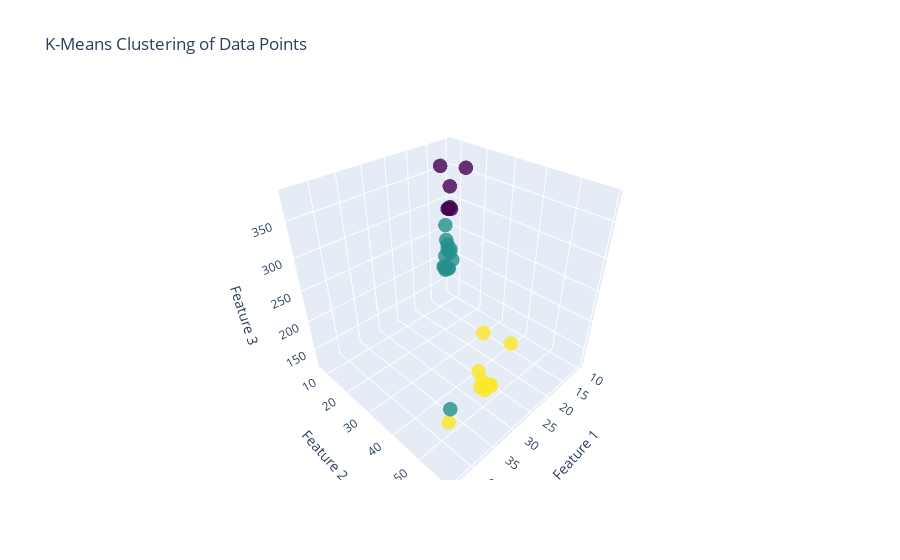

Notebook source saved alongside this figure:
### Code cell
def main():
    directory_aggressive = '/Users/pinto/Desktop/Arbeit/emotional/Aggressive'
    aggressive_time = []
    aggressive_speed_out_list = []
    aggressive_speed_cross_list = []

    for filename in os.scandir(directory_aggressive):
        df = pd.read_csv(filename.path)
        aggressive_time.append(time(df))

        average_speed_out = sum_speed(df)
        average_speed_out1 = average_speed_out[0] / average_speed_out[1]
        aggressive_speed_out_list.append(math.ceil(average_speed_out1))
        
        average_speed_cross = sum_speed_cross(df)
        average_speed_cross1 = average_speed_cross[0] / average_speed_cross[1]
        aggressive_speed_cross_list.append(math.ceil(average_speed_cross1))


    
    result_aggressive_time = find_max_min_median(aggressive_time)
    result_aggressive_out = find_max_min_median(aggressive_speed_out_list)
    result_aggressive_cross = find_max_min_median(aggressive_speed_cross_list)
    # print("aggressive_time = ", result_aggressive_time)
    # print("aggressive_out = ", result_aggressive_out)
    # print("aggressive_cross = ", result_aggressive_cross)
    # print(aggressive_speed_cross_list)
    # print(aggressive_speed_out_list)
    # print(aggressive_time)

    
    print()

    directory_cautious= '/Users/pinto/Desktop/Arbeit/emotional/Cautious'
    cautious_time = []
    cautious_speed_out_list = []
    cautious_speed_cross_list = []
    for filename in os.scandir(directory_cautious):
        df = pd.read_csv(filename.path)
        cautious_time.append(time(df))

        average_speed_out = sum_speed(df)
        average_speed_out1 = average_speed_out[0] / average_speed_out[1]
        cautious_speed_out_list.append(math.ceil(average_speed_out1))

        average_speed_cross = sum_speed_cross(df)
        average_speed_cross1 = average_speed_cross[0] / average_speed_cross[1]
        cautious_speed_cross_list.append(math.ceil(average_speed_cross1))

    result_cautious_time = find_max_min_median(cautious_time)
    result_cautious_out = find_max_min_median(cautious_speed_out_list)
    result_cautious_cross = find_max_min_median(cautious_speed_cross_list)
    # print("cautious_time", result_cautious_time)
    # print("cautious_out", result_cautious_out)
    # print("cautious_cross = ", result_cautious_cross)

    # print(cautious_speed_cross_list)
    # print(cautious_speed_out_list)
    # print(cautious_time)
    print()

    directory_calmly= '/Users/pinto/Desktop/Arbeit/emotional/Calmly'
    calmly_time = []
    calmly_speed_out_list = []
    calmly_speed_cross_list = []
    for filename in os.scandir(directory_calmly):
        df = pd.read_csv(filename.path)
        calmly_time.append(time(df))

        average_speed_out = sum_speed(df)
        average_speed_out1 = average_speed_out[0] / average_speed_out[1]
        calmly_speed_out_list.append(math.ceil(average_speed_out1))

        average_speed_cross = sum_speed_cross(df)
        average_speed_cross1 = average_speed_cross[0] / average_speed_cross[1]
        calmly_speed_cross_list.append(math.ceil(average_speed_cross1))

    result_calmly_time = find_max_min_median(calmly_time)
    result_calmly_out = find_max_min_median(calmly_speed_out_list)
    result_calmly_cross = find_max_min_median(calmly_speed_cross_list)
    # print("calmly_time = ",result_calmly_time)
    # print("calmly_out = ",result_calmly_out)
    # print("calmly_cross = ",result_calmly_cross)
        
    # print(calmly_speed_cross_list)
    # print(calmly_speed_out_list)
    # print(calmly_time)
    print()

    average_aggressive = find_average(aggressive_time)
    average_cautious = find_average(cautious_time)
    average_calmly = find_average(calmly_time)

    average_speed_out_aggressive = find_average(aggressive_speed_out_list)
    average_speed_out_cautious = find_average(cautious_speed_out_list)
    average_speed_out_calmly = find_average(calmly_speed_out_list)


    average_speed_cross_aggressive = find_average(aggressive_speed_cross_list)
    average_speed_cross_cautious = find_average(cautious_speed_cross_list)
    average_speed_cross_calmly =  find_average(calmly_speed_cross_list)

    # print("Average aggressive time:",average_aggressive)
    # print("Average cautious time:",average_cautious)
    # print("Average calmly time:",average_calmly)

    # print("Avera Speed out Aggressive", average_speed_out_aggressive)
    # print("Avera Speed out Cautious", average_speed_out_cautious)
    # print("Average Speed out Calmly", average_speed_out_calmly)


    # print("Average Speed cross Aggressive", average_speed_cross_aggressive)
    # print("Average Speed cross Cautious", average_speed_cross_cautious)
    # print("Average Speed cross Calmly", average_speed_cross_calmly)

    # print()

    
    X = np.array([
        aggressive_speed_out_list + cautious_speed_out_list + calmly_speed_out_list,
        aggressive_speed_cross_list + cautious_speed_cross_list + calmly_speed_cross_list,
        aggressive_time + cautious_time + calmly_time
    ]).T
    print(X)

    # list_aggressive = []
    # list_cautious = []
    # list_calmly = []
    # labels = []

    # for i in range(len(X)):
    #     speed_out = X[i][0]
    #     speed_cross = X[i][1]
    #     final_time = X[i][2]
    #     personality = calculate_personality(speed_out, speed_cross, final_time)
    #     if (personality == "Aggressive"):
    #         list_aggressive.append(X[i])
    #     elif (personality == "Cautious"):
    #         list_cautious.append(X[i])
    #     else:
    #         list_calmly.append(X[i])
    
    # list_personality.append(list_aggressive)
    # list_personality.append(list_cautious)
    # list_personality.append(list_calmly)

    # print("Aggressive:",list_personality[0])
    # print("Cautious:",list_personality[1])
    # print("Calmly:",list_personality[0])

    
    
    kmeans = KMeans(n_clusters=3)
    kmeans.fit(X)
    centroids = kmeans.cluster_centers_
    print(centroids)
    distances = find_distance(X,centroids)
    print(distances)


    list_1 = []
    list_2 = []
    list_3 = []
    labels = []

    for j in range(len(distances)):
        array = distances[j]
        min_index = np.argmin(array)
        re = X[j]
        if (min_index == 0):
            list_1.append(re)
            labels.append(0)
        elif (min_index == 1):
            list_2.append(re)
            labels.append(1)
        else:
            list_3.append(re)
            labels.append(2)
    print(labels)
    
#---------------------- Create next k mean ------------------
    # Flatten the list of data points
    #Concatenate the data from all groups

    all_data = np.concatenate((list_1, list_2, list_3), axis=0)

    # Perform K-Means clustering with 3 clusters
    kmeans = KMeans(n_clusters=3, random_state=0)
    cluster_labels = kmeans.fit_predict(all_data)
    print(cluster_labels)
    
    # Create a 3D scatter plot
    fig = plt.figure()
    ax = fig.add_subplot(111, projection='3d')
    
    # Assign colors to clusters for visualization
    colors = ['r', 'g', 'b']
    
    # Plot data points with cluster colors
    for i in range(len(all_data)):
        ax.scatter(all_data[i][0], all_data[i][1], all_data[i][2], c=colors[cluster_labels[i]])
        # ax.scatter(all_data[i][0], all_data[i][1], all_data[i][2], c=colors[labels[i]])
    
    # Set labels for the axes
    ax.set_xlabel('Feature 1')
    ax.set_ylabel('Feature 2')
    ax.set_zlabel('Feature 3')
    
    plt.title('K-Means Clustering of Data Points')
    plt.show()
#------------------------------------------


    all_data = np.concatenate((list_1, list_2, list_3), axis=0)
    
    # Perform K-Means clustering with 3 clusters
    kmeans = KMeans(n_clusters=3, random_state=0)
    cluster_labels = kmeans.fit_predict(all_data)
    
    # Create a 3D scatter plot using plotly
    trace = go.Scatter3d(
        x=all_data[:, 0],
        y=all_data[:, 1],
        z=all_data[:, 2],
        mode='markers',
        marker=dict(
            size=5,
            color=cluster_labels,
            colorscale='Viridis',  # You can choose a different colorscale
            opacity=0.8
        )
    )
    
    layout = go.Layout(
        scene=dict(
            xaxis=dict(title='Feature 1'),
            yaxis=dict(title='Feature 2'),
            zaxis=dict(title='Feature 3')
        ),
        title='K-Means Clustering of Data Points'
    )
    
    fig = go.Figure(data=[trace], layout=layout)
    
    # Show the interactive plot
    fig.show()

    #---------------------------------------------------------------- Start a Speed Checker --------------------------------

def find_distance(X, centroids):
    result = []
    
    for i in range(len(X)):
        re = []
        x2 = X[i][0]
        y2 = X[i][1]
        z2 = X[i][2]
        for j in range(len(centroids)):
            x = centroids[j][0]
            y = centroids[j][1]
            z = centroids[j][2]
            dist = math.sqrt(((x2 - x) ** 2) + ((y2 - y) ** 2) + ((z2 - z) ** 2))
            re.append(dist)
        result.append(re)
    return result

def find_average(list_a):
    count = len(list_a)
    sum = 0
    for i in list_a:
        sum += i
    return sum / count


def time(df):
    if not df.empty:  # Check if the DataFrame is not empty
        last_row = df.iloc[-1]
        final_time = last_row["Time"]
        return final_time
    else:
        return None


def sum_speed(df):
   sum_speed = 0
   count = 0

   for i in range(0, len(df["Speed"])):
      passed_roundabout = df["Circus entry"]
      speed = df["Speed"]
      if (passed_roundabout[i] == 1) or (passed_roundabout[i] == 2) or (passed_roundabout[i] == 3) or (passed_roundabout[i] == 4) or (passed_roundabout[i] == 5) or (passed_roundabout[i] == 6 ) or (passed_roundabout[i] == 7) or (passed_roundabout[i] == 8) or (passed_roundabout[i] == 9) or (passed_roundabout[i] == 10):
         sum_speed += speed[i]
         count += 1
   
   return sum_speed, count


def sum_speed_cross(df):
   sum_speed = 0
   count = 0

   for i in range(0, len(df["Speed"])):
      passed_cross = df["Crosswalk entry"]
      speed = df["Speed"]
      if (passed_cross[i] == 1) or (passed_cross[i] == 2) or (passed_cross[i] == 3) or (passed_cross[i] == 4) or (passed_cross[i] == 5) or (passed_cross[i] == 6):
         sum_speed += speed[i]
         count += 1
   
   return sum_speed, count

def find_max_min_median(list1):
  # Sort the list in ascending order.
  list1.sort()

  # Find the max and min of the list.
  max_value = list1[-1]
  min_value = list1[0]

  # Find the median of the list.
  if len(list1) % 2 == 0:
    median = (list1[len(list1) // 2] + list1[len(list1) // 2 - 1]) / 2
  else:
    median = list1[len(list1) // 2]

  return min_value, median , max_value



if __name__ == '__main__':
    main()

### Figure 1 — Plotly figure (JSON) as saved in the notebook; plotly's stock layout.template omitted (floating-point values rounded to 4 significant figures)
{"data": [{"marker": {"color": [0, 0, 0, 0, 0, 0, 0, 2, 2, 2, 2, 2, 2, 2, 2, 2, 1, 1, 1, 1, 1, 1, 1, 1, 1, 1, 1, 1, 1, 1], "colorscale": [[0, "#440154"], [0.1111, "#482878"], [0.2222, "#3e4989"], [0.3333, "#31688e"], [0.4444, "#26828e"], [0.5556, "#1f9e89"], [0.6667, "#35b779"], [0.7778, "#6ece58"], [0.8889, "#b5de2b"], [1, "#fde725"]], "opacity": 0.8, "size": 5}, "mode": "markers", "type": "scatter3d", "x": [17, 19, 14, 14, 15, 16, 16, 16, 17, 27, 29, 29, 30, 33, 35, 43, 44, 10, 14, 14, 15, 15, 16, 16, 16, 16, 17, 10, 12, 14], "y": [17, 17, 12, 13, 15, 16, 22, 31, 43, 44, 48, 51, 52, 54, 55, 57, 59, 8, 10, 12, 12, 14, 14, 14, 15, 15, 16, 7, 10, 11], "z": [315, 381, 300, 304, 307, 345, 379, 125, 145, 146, 153, 156, 167, 182, 202, 203, 238, 190, 194, 195, 201, 203, 204, 229, 242, 251, 264, 209, 215, 271]}], "layout": {"autosize": true, "scene": {"aspectmode": "auto", "aspectratio": {"x": 1, "y": 1, "z": 1}, "xaxis": {"title": {"text": "Feature 1"}, "type": "linear"}, "yaxis": {"title": {"text": "Feature 2"}, "type": "linear"}, "zaxis": {"title": {"text": "Feature 3"}, "type": "linear"}}, "title": {"text": "K-Means Clustering of Data Points"}}}
